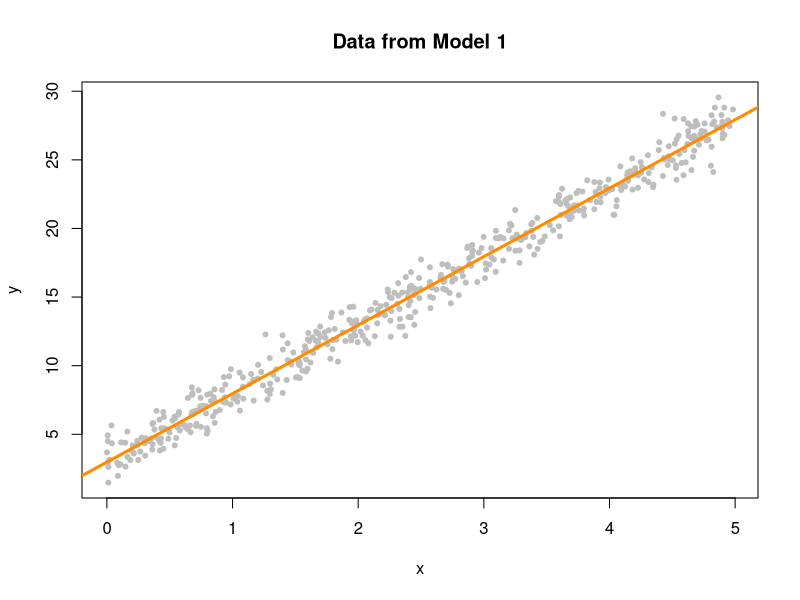
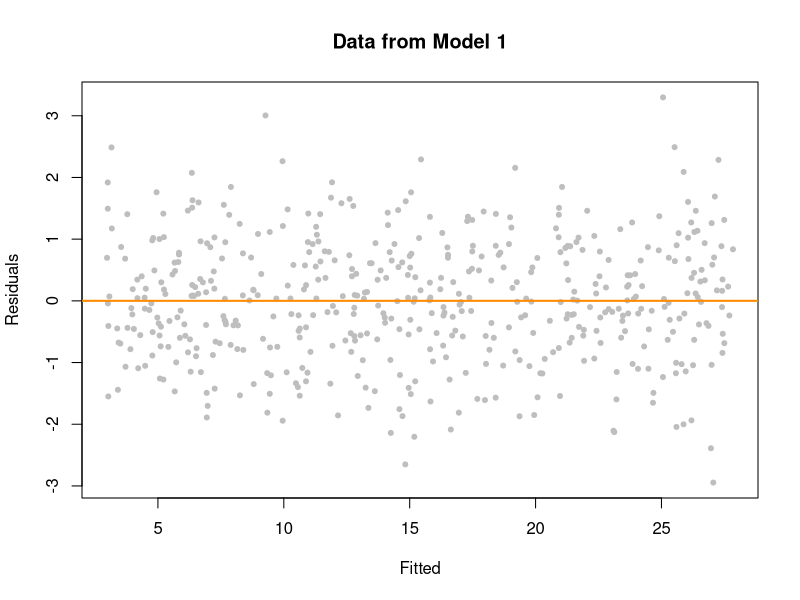
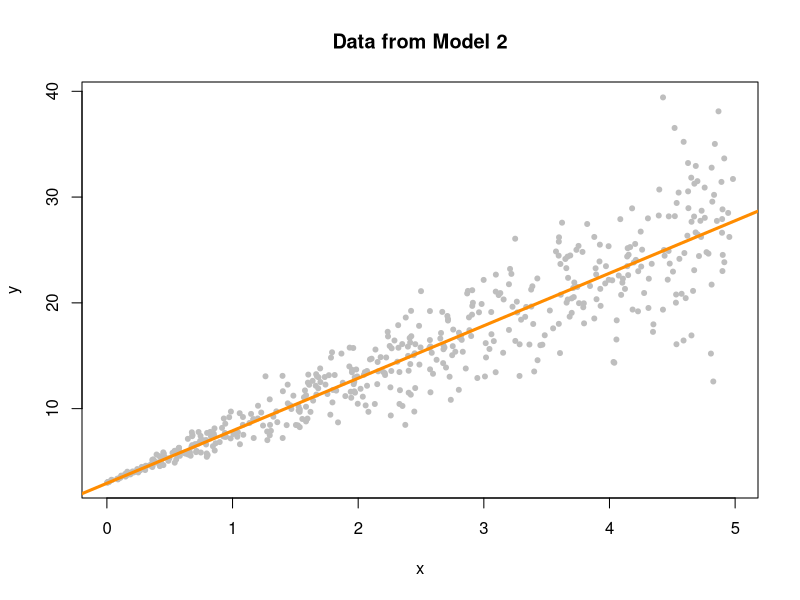
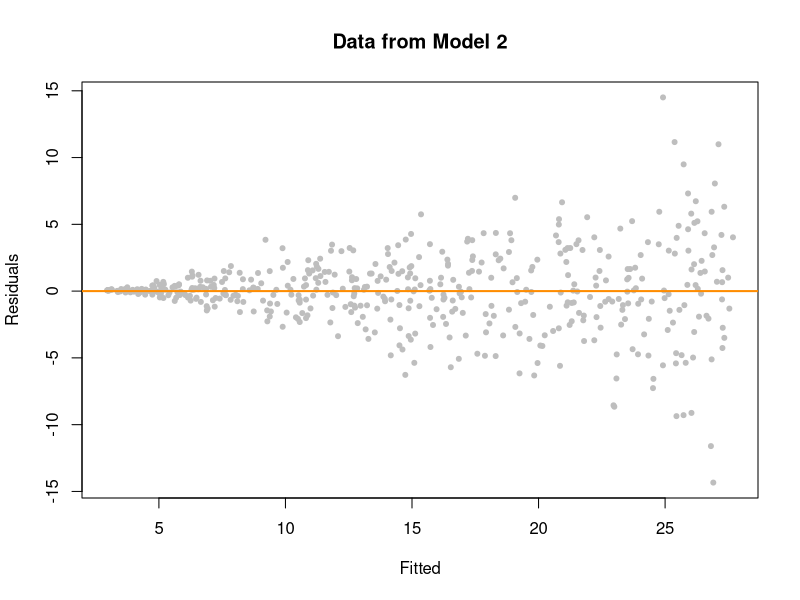
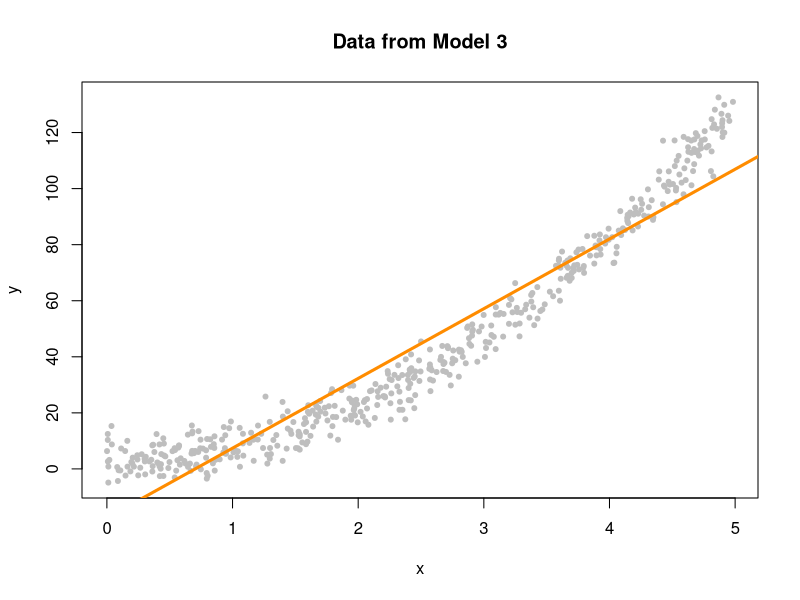
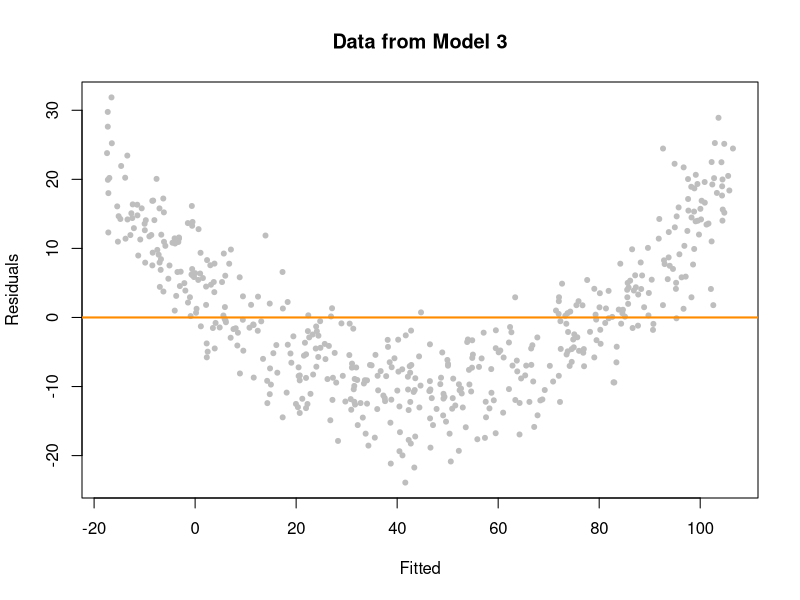
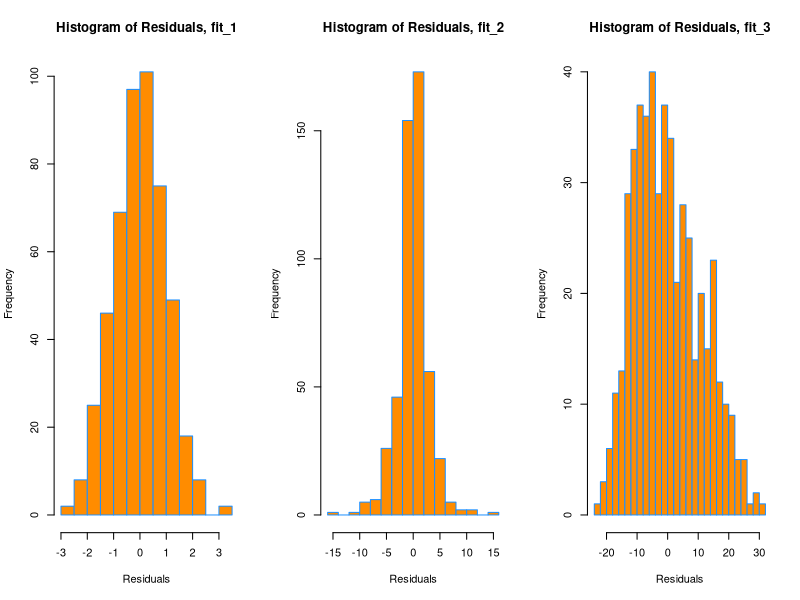
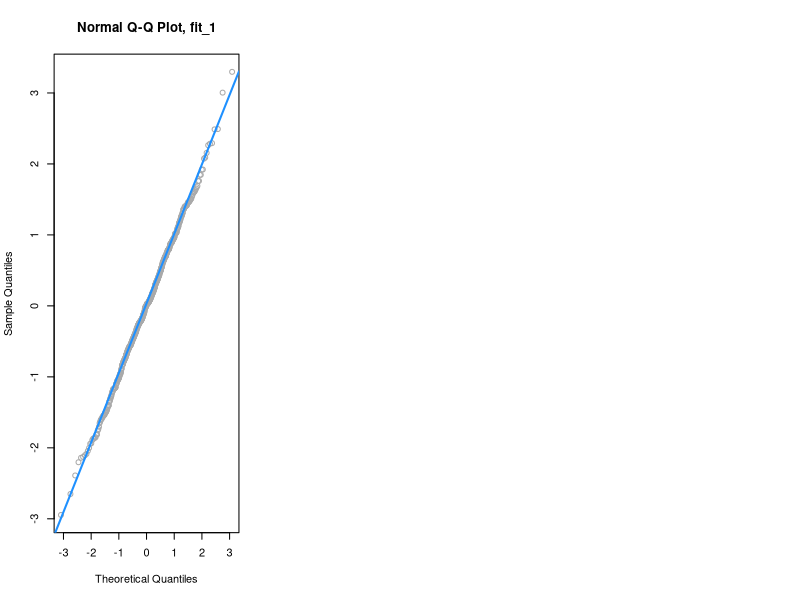

These charts were generated, in order, by the following R code:
sim_1 = function(sample_size = 500) {
  x = runif(n = sample_size) * 5
  y = 3 + 5 * x + rnorm(n = sample_size, mean = 0, sd = 1)
  data.frame(x, y)
}

sim_2 = function(sample_size = 500) {
  x = runif(n = sample_size) * 5
  y = 3 + 5 * x + rnorm(n = sample_size, mean = 0, sd = x)
  data.frame(x, y)
}

sim_3 = function(sample_size = 500) {
  x = runif(n = sample_size) * 5
  y = 3 + 5 * x ^ 2 + rnorm(n = sample_size, mean = 0, sd = 5)
  data.frame(x, y)
}

set.seed(42)
sim_data_1 = sim_1()
head(sim_data_1)

plot(y ~ x, data = sim_data_1, col = "grey", pch = 20,
     main = "Data from Model 1")
fit_1 = lm(y ~ x, data = sim_data_1)
abline(fit_1, col = "darkorange", lwd = 3)

plot(fitted(fit_1), resid(fit_1), col = "grey", pch = 20,
     xlab = "Fitted", ylab = "Residuals", main = "Data from Model 1")
abline(h = 0, col = "darkorange", lwd = 2)


set.seed(42)
sim_data_2 = sim_2()
fit_2 = lm(y ~ x, data = sim_data_2)
plot(y ~ x, data = sim_data_2, col = "grey", pch = 20,
     main = "Data from Model 2")
abline(fit_2, col = "darkorange", lwd = 3)


plot(fitted(fit_2), resid(fit_2), col = "grey", pch = 20,
     xlab = "Fitted", ylab = "Residuals", main = "Data from Model 2")
abline(h = 0, col = "darkorange", lwd = 2)

set.seed(42)
sim_data_3 = sim_3()
fit_3 = lm(y ~ x, data = sim_data_3)
plot(y ~ x, data = sim_data_3, col = "grey", pch = 20,
     main = "Data from Model 3")
abline(fit_3, col = "darkorange", lwd = 3)

plot(fitted(fit_3), resid(fit_3), col = "grey", pch = 20,
     xlab = "Fitted", ylab = "Residuals", main = "Data from Model 3")
abline(h = 0, col = "darkorange", lwd = 2)

library(lmtest)

bptest(fit_1)
bptest(fit_2)
bptest(fit_3)

par(mfrow = c(1, 3))
hist(resid(fit_1),
     xlab   = "Residuals",
     main   = "Histogram of Residuals, fit_1",
     col    = "darkorange",
     border = "dodgerblue",
     breaks = 20)
hist(resid(fit_2),
     xlab   = "Residuals",
     main   = "Histogram of Residuals, fit_2",
     col    = "darkorange",
     border = "dodgerblue",
     breaks = 20)
hist(resid(fit_3),
     xlab   = "Residuals",
     main   = "Histogram of Residuals, fit_3",
     col    = "darkorange",
     border = "dodgerblue",
     breaks = 20)


qqnorm(resid(fit_1), main = "Normal Q-Q Plot, fit_1", col = "darkgrey")
qqline(resid(fit_1), col = "dodgerblue", lwd = 2)


set.seed(42)
shapiro.test(rnorm(25))

shapiro.test(rexp(25))


par(mfrow = c(1, 3))
set.seed(42)
ex_data  = data.frame(x = 1:10,
                      y = 10:1 + rnorm(n = 10))
ex_model = lm(y ~ x, data = ex_data)


lev_ex = data.frame(
  x1 = c(0, 11, 11, 7, 4, 10, 5, 8),
  x2 = c(1, 5, 4, 3, 1, 4, 4, 2),
  y  = c(11, 15, 13, 14, 0, 19, 16, 8))

plot(x2 ~ x1, data = lev_ex, cex = 2)
points(7, 3, pch = 20, col = "red", cex = 2)


# low leverage, large residual, small influence
point_1 = c(5.4, 11)
ex_data_1 = rbind(ex_data, point_1)
model_1 = lm(y ~ x, data = ex_data_1)
plot(y ~ x, data = ex_data_1, cex = 2, pch = 20, col = "grey",
     main = "Low Leverage, Large Residual, Small Influence")
points(x = point_1[1], y = point_1[2], pch = 1, cex = 4, col = "black", lwd = 2)
abline(ex_model, col = "dodgerblue", lwd = 2)
abline(model_1, lty = 2, col = "darkorange", lwd = 2)
legend("bottomleft", c("Original Data", "Added Point"),
       lty = c(1, 2), col = c("dodgerblue", "darkorange"))

# high leverage, small residual, small influence
point_2 = c(18, -5.7)
ex_data_2 = rbind(ex_data, point_2)
model_2 = lm(y ~ x, data = ex_data_2)
plot(y ~ x, data = ex_data_2, cex = 2, pch = 20, col = "grey",
     main = "High Leverage, Small Residual, Small Influence")
points(x = point_2[1], y = point_2[2], pch = 1, cex = 4, col = "black", lwd = 2)
abline(ex_model, col = "dodgerblue", lwd = 2)
abline(model_2, lty = 2, col = "darkorange", lwd = 2)
legend("bottomleft", c("Original Data", "Added Point"),
       lty = c(1, 2), col = c("dodgerblue", "darkorange"))

# high leverage, large residual, large influence
point_3 = c(14, 5.1)
ex_data_3 = rbind(ex_data, point_3)
model_3 = lm(y ~ x, data = ex_data_3)
plot(y ~ x, data = ex_data_3, cex = 2, pch = 20, col = "grey", ylim = c(-3, 12),
     main = "High Leverage, Large Residual, Large Influence")
points(x = point_3[1], y = point_3[2], pch = 1, cex = 4, col = "black", lwd = 2)
abline(ex_model, col = "dodgerblue", lwd = 2)
abline(model_3, lty = 2, col = "darkorange", lwd = 2)
legend("bottomleft", c("Original Data", "Added Point"),
       lty = c(1, 2), col = c("dodgerblue", "darkorange"))

coef(ex_model)[2]
coef(model_1)[2]
coef(model_2)[2]
coef(model_3)[2]

cooks.distance(model_1)[11] > 4 / length(cooks.distance(model_1))
cooks.distance(model_2)[11] > 4 / length(cooks.distance(model_2))
cooks.distance(model_3)[11] > 4 / length(cooks.distance(model_3))

